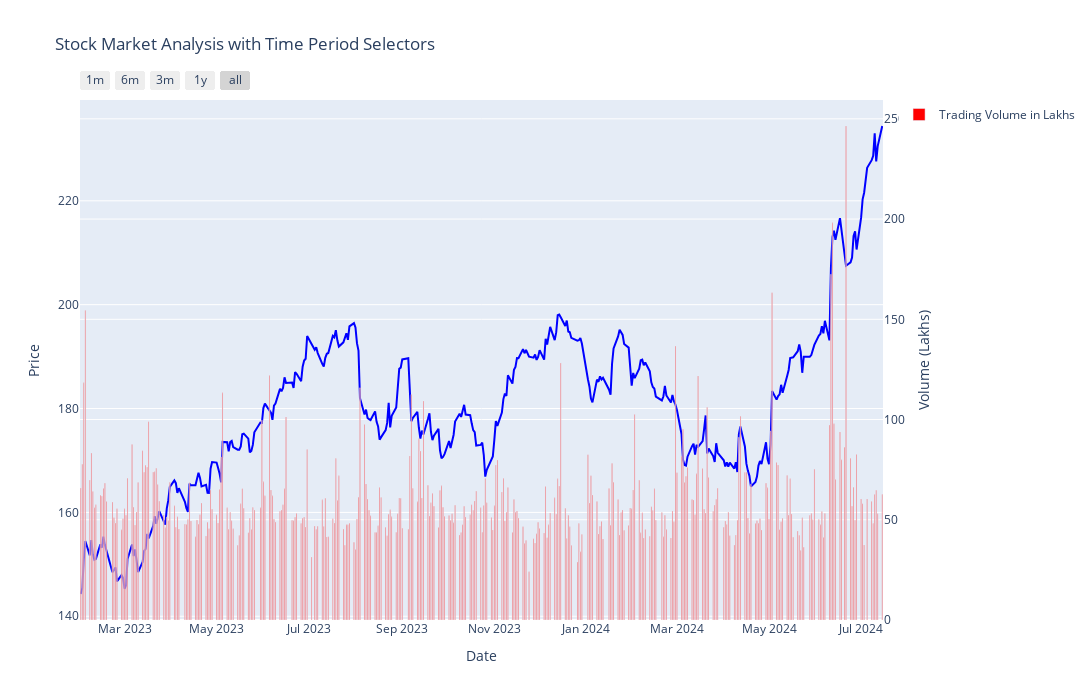

Notebook cell for this chart:
### Code cell
#line chart of date and close
figure = px.line(data_1y, x='Date', y='Close',title='Stock Market Analysis with Time Period Selectors')

figure.update_xaxes(
    rangeselector=dict(
        buttons=list([
            dict(count=1, label="1m", step="month", stepmode="backward"),
            dict(count=6, label="6m", step="month", stepmode="backward"),
            dict(count=3, label="3m", step="month", stepmode="backward"),
            dict(count=1, label="1y", step="year", stepmode="backward"),
            dict(step="all")
        ])
    )
)

# Update trace to change line color
figure.update_traces(line=dict(color='blue'))

#plotting both 
figure.update_layout(yaxis2=dict(title="Price",overlaying='y',side="right"),height=700,width=1100)

#changing the volume in minimum amount for representtion
for i in range(1,data_1y.size):
    volume =data_1y["Volume"]/1000000

figure.add_trace(
    go.Bar(x=data_1y["Date"],  # X-axis data (dates)
    y=data_1y["Volume"] / 1000000,  # Y-axis data (volume in Lakhs)
    name="Trading Volume in Lakhs",  # Legend label
    marker=dict(color='red'),  # Specify the bar color here
    yaxis='y2'  # Use secondary y-axis for volume
))

figure.update_layout(
    yaxis=dict(title="Price"),  # Primary y-axis title
    yaxis2=dict(title="Volume (Lakhs)", overlaying='y', side="right"),  # Secondary y-axis title and position
    height=700,
    width=1100, #increasing the size of plotting
    bargap=0.5,  # Gap between bars
    bargroupgap=0.1,  # Gap between groups of bars
)

figure.show()

### Figure 1 — Plotly figure (JSON) as saved in the notebook; plotly's stock layout.template omitted (floating-point values rounded to 4 significant figures; data arrays with more than 128 entries replaced by an {"elided": "..."} marker saying what was removed)
{"data": [{"hovertemplate": "Date=%{x}<br>Close=%{y}<extra></extra>", "legendgroup": "", "line": {"color": "blue", "dash": "solid"}, "marker": {"symbol": "circle"}, "mode": "lines", "name": "", "orientation": "v", "showlegend": false, "type": "scatter", "x": {"elided": "365 str values"}, "xaxis": "x", "y": {"elided": "365 float values"}, "yaxis": "y"}, {"marker": {"color": "red"}, "name": "Trading Volume in Lakhs", "type": "bar", "x": {"elided": "365 str values"}, "y": {"elided": "365 float values"}, "yaxis": "y2"}], "layout": {"bargap": 0.5, "bargroupgap": 0.1, "height": 700, "legend": {"tracegroupgap": 0}, "title": {"text": "Stock Market Analysis with Time Period Selectors"}, "width": 1100, "xaxis": {"anchor": "y", "autorange": true, "domain": [0, 1], "range": ["2023-01-30 12:00", "2024-07-15 12:00"], "rangeselector": {"buttons": [{"count": 1, "label": "1m", "step": "month", "stepmode": "backward"}, {"count": 6, "label": "6m", "step": "month", "stepmode": "backward"}, {"count": 3, "label": "3m", "step": "month", "stepmode": "backward"}, {"count": 1, "label": "1y", "step": "year", "stepmode": "backward"}, {"step": "all"}]}, "title": {"text": "Date"}, "type": "date"}, "yaxis": {"anchor": "x", "autorange": true, "domain": [0, 1], "range": [139.3, 239.4], "title": {"text": "Price"}, "type": "linear"}, "yaxis2": {"autorange": true, "overlaying": "y", "range": [0, 259.4], "side": "right", "title": {"text": "Volume (Lakhs)"}, "type": "linear"}}}
